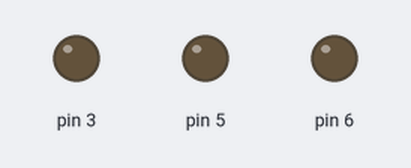
Recording of a sketch running on a simulated Arduino Uno, built with avr-gcc and run on an emulated ATmega328P. Parts: output pins drawn as LEDs (lit = HIGH).

Above: at 0.1 s.
At 6.75 s:
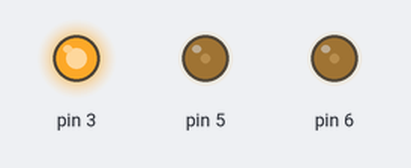
At 13.45 s:
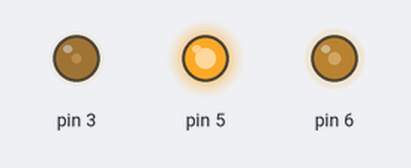
At 20.15 s:
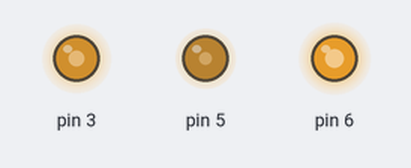
At 26.8 s:
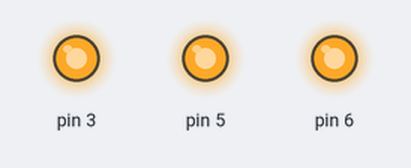
At 39.85 s:
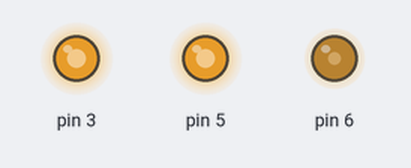
Timing chart, 0 to 40.0 s (numbered marks = the images above):
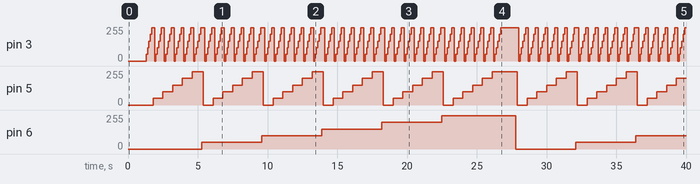

Measured:
- by itself, pin 3: 0/255 → 50/255 at 1.3 s, → 100/255 0.10 s later, → 150/255 0.10 s later, → 200/255 0.10 s later, … (317 changes in this stretch)
- by itself, pin 5: 0/255 → 50/255 at 1.8 s, → 100/255 0.70 s later, → 150/255 0.70 s later, → 200/255 0.70 s later, … (52 changes in this stretch)
- by itself, pin 6: 0/255 → 50/255 at 5.3 s, → 100/255 4.3 s later, → 150/255 4.3 s later, → 200/255 4.3 s later, … (8 changes in this stretch)

The sketch:

RGB_Light.ino
```cpp
void setup() {
  // put your setup code here, to run once:
pinMode(3, OUTPUT);
pinMode(5, OUTPUT);
pinMode(6, OUTPUT);
}
int i, a = 0, b = 0, c = 0;
void loop() {
  // put your main code here, to run repeatedly:
  delay(1000);
// digitalWrite(3,HIGH);
// digitalWrite(5,HIGH);
// digitalWrite(6,HIGH);
// delay(1000);
// digitalWrite(3,HIGH);
// digitalWrite(5,LOW);
// digitalWrite(6,LOW);
// delay(1000);
// digitalWrite(3,HIGH);
// digitalWrite(5,HIGH);
// digitalWrite(6,LOW);
// delay(1000);
// digitalWrite(3,LOW);
// digitalWrite(5,HIGH);
// digitalWrite(6,HIGH);
// delay(1000);
// digitalWrite(3,LOW);
// digitalWrite(5,LOW);
// digitalWrite(6,HIGH);
// delay(1000);
// digitalWrite(3,HIGH);
// digitalWrite(5,LOW);
// digitalWrite(6,HIGH);
// delay(1000);
// digitalWrite(3,LOW);
// digitalWrite(5,HIGH);
// digitalWrite(6,LOW);
// delay(1000);
for(int i = 0; i < 256; i= i+ 50)
{
  analogWrite(6, i);
  delay(100);
  for( a = 0; a < 256; a= a + 50)
{
  analogWrite(5, a);
   delay(100);
  for( b = 0; b < 256; b=b+50)
{
  analogWrite(3, b);
   delay(100);
}
}
}
// digitalWrite(3,LOW);
// digitalWrite(5,LOW);
// analogWrite(6,HIGH); // blue
// delay(1000);
// digitalWrite(3,LOW); // red
// digitalWrite(5,LOW);
// digitalWrite(6,LOW);
// delay(1000);
// digitalWrite(3,LOW);
// digitalWrite(5,HIGH); // green
// digitalWrite(6,LOW);
// delay(1000);

// digitalWrite(3,LOW);
// digitalWrite(5,HIGH);
// digitalWrite(6,HIGH);
// delay(1000);
}
```
